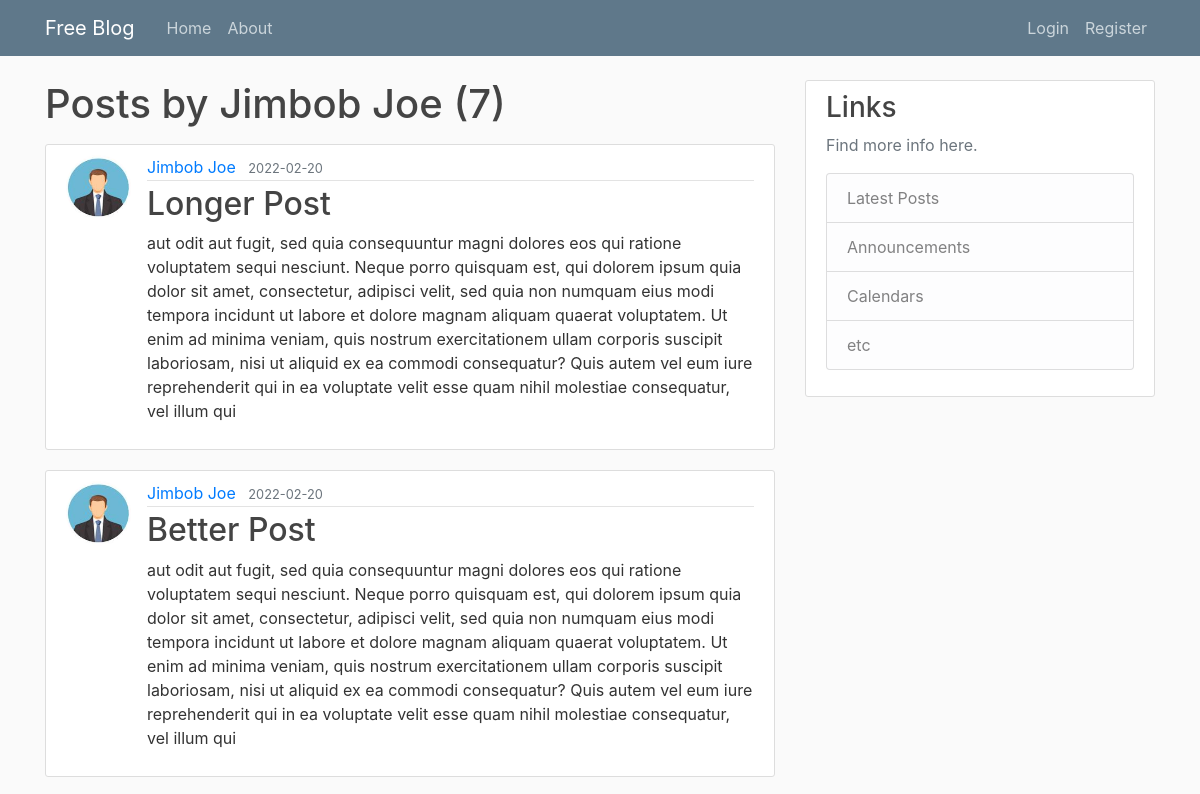
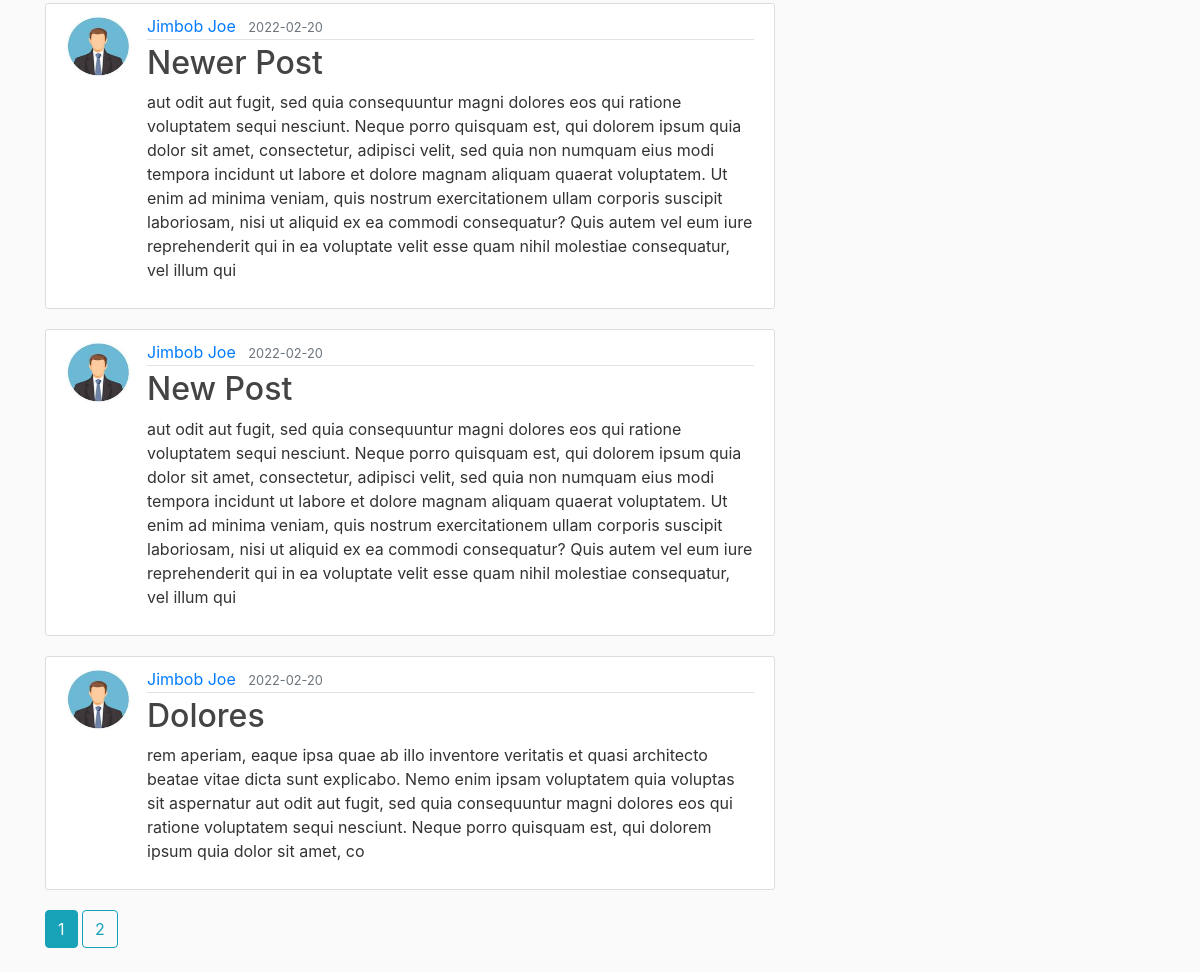
Page /user/Jimbob Joe on the committed database (2 pictures, top to bottom).
### blog/models.py (models this page shows, shortened)
class User(db.Model, UserMixin):
    id = db.Column(db.Integer, primary_key=True)
    username = db.Column(db.String(20), unique=True, nullable=False)
    email = db.Column(db.String(120), unique=True, nullable=False)
    image_file = db.Column(db.String(20), nullable=False, default='default.jpg')
    password = db.Column(db.String(60), nullable=False)
    posts = db.relationship('Post', backref='author', lazy=True)

class Post(db.Model):
    id = db.Column(db.Integer, primary_key=True)
    title = db.Column(db.String(100), nullable=False)
    date_posted = db.Column(db.DateTime, nullable=False, default=datetime.utcnow)
    content = db.Column(db.Text, nullable=False)
    user_id = db.Column(db.Integer, db.ForeignKey('user.id'), nullable=False)

### blog/users/routes.py (the view)
@users.route("/user/<string:username>")
def user_posts(username):
    page = request.args.get('page', 1, type=int)
    user = User.query.filter_by(username=username).first_or_404()
    posts = Post.query.filter_by(author=user)\
        .order_by(Post.date_posted.desc())\
        .paginate(page=page, per_page=5)
    return render_template('user_posts.html', posts=posts, user=user)

### blog/templates/user_posts.html
{% extends "layout.html" %}
{% block content %}
    <h1 class="mb-3">Posts by {{ user.username }} ({{ posts.total }})</h1>
    {% for post in posts.items %}
        <article class="media content-section">
          <img class="rounded-circle article-img" src="{{ url_for('static', filename='profile_pics/' + post.author.image_file) }}">
          <div class="media-body">
            <div class="article-metadata">
              <a class="mr-2" href="{{ url_for('users.user_posts', username=post.author.username) }}">{{ post.author.username }}</a>
              <small class="text-muted">{{ post.date_posted.strftime('%Y-%m-%d') }}</small>
            </div>
            <h2><a class="article-title" href="{{ url_for('posts.post', post_id=post.id) }}">{{ post.title }}</a></h2>
            <p class="article-content">{{ post.content }}</p>
          </div>
        </article>
    {% endfor %}
    {% for page_num in posts.iter_pages(left_edge=1, right_edge=1, left_current=1, right_current=2) %}
      {% if page_num %}
        {% if posts.page == page_num %}
          <a class="btn btn-info mb-4" href="{{ url_for('users.user_posts', username=user.username, page=page_num) }}">{{ page_num }}</a>
        {% else %}
          <a class="btn btn-outline-info mb-4" href="{{ url_for('users.user_posts', username=user.username, page=page_num) }}">{{ page_num }}</a>
        {% endif %}
      {% else %}
        ...
      {% endif %}
    {% endfor %}
{% endblock content %}

### blog/static/main.css (style rules this page uses)
body { background: #fafafa; color: #333333; margin-top: 5rem; }
h1, h2, h3, h4, h5, h6 { color: #444444; }
.content-section { background: #ffffff; padding: 10px 20px; border: 1px solid #dddddd; border-radius: 3px; margin-bottom: 20px; }
.article-title { color: #444444; }
.article-content { white-space: pre-line; }
.article-img { height: 65px; width: 65px; margin-right: 16px; }
.article-metadata { padding-bottom: 1px; margin-bottom: 4px; border-bottom: 1px solid #e3e3e3 }

### rows in the picture
User: username "Jimbob Joe"
Post: image_file (picture), author.username "Jimbob Joe", date_posted "2022-02-20", title "Longer Post", content "aut odit aut fugit, sed quia consequuntur magni dolores eos qui ratione voluptatem sequi nesciunt. Neque porro quisquam est, qui dolorem ipsum quia dolor sit amet, consectetur, adipisci velit, sed quia non numquam eius modi tempora incidunt ut labore et dolore magnam aliquam quaerat voluptatem. Ut enim ad minima veniam, quis nostrum exercitationem ullam corporis suscipit laboriosam, nisi ut aliquid ex ea commodi consequatur? Quis autem vel eum iure reprehenderit qui in ea voluptate velit esse quam nihil molestiae consequatur, vel illum qui"
Post: image_file (picture), author.username "Jimbob Joe", date_posted "2022-02-20", title "Better Post", content "aut odit aut fugit, sed quia consequuntur magni dolores eos qui ratione voluptatem sequi nesciunt. Neque porro quisquam est, qui dolorem ipsum quia dolor sit amet, consectetur, adipisci velit, sed quia non numquam eius modi tempora incidunt ut labore et dolore magnam aliquam quaerat voluptatem. Ut enim ad minima veniam, quis nostrum exercitationem ullam corporis suscipit laboriosam, nisi ut aliquid ex ea commodi consequatur? Quis autem vel eum iure reprehenderit qui in ea voluptate velit esse quam nihil molestiae consequatur, vel illum qui"
Post: image_file (picture), author.username "Jimbob Joe", date_posted "2022-02-20", title "Newer Post", content "aut odit aut fugit, sed quia consequuntur magni dolores eos qui ratione voluptatem sequi nesciunt. Neque porro quisquam est, qui dolorem ipsum quia dolor sit amet, consectetur, adipisci velit, sed quia non numquam eius modi tempora incidunt ut labore et dolore magnam aliquam quaerat voluptatem. Ut enim ad minima veniam, quis nostrum exercitationem ullam corporis suscipit laboriosam, nisi ut aliquid ex ea commodi consequatur? Quis autem vel eum iure reprehenderit qui in ea voluptate velit esse quam nihil molestiae consequatur, vel illum qui"
Post: image_file (picture), author.username "Jimbob Joe", date_posted "2022-02-20", title "New Post", content "aut odit aut fugit, sed quia consequuntur magni dolores eos qui ratione voluptatem sequi nesciunt. Neque porro quisquam est, qui dolorem ipsum quia dolor sit amet, consectetur, adipisci velit, sed quia non numquam eius modi tempora incidunt ut labore et dolore magnam aliquam quaerat voluptatem. Ut enim ad minima veniam, quis nostrum exercitationem ullam corporis suscipit laboriosam, nisi ut aliquid ex ea commodi consequatur? Quis autem vel eum iure reprehenderit qui in ea voluptate velit esse quam nihil molestiae consequatur, vel illum qui"
Post: image_file (picture), author.username "Jimbob Joe", date_posted "2022-02-20", title "Dolores", content "rem aperiam, eaque ipsa quae ab illo inventore veritatis et quasi architecto beatae vitae dicta sunt explicabo. Nemo enim ipsam voluptatem quia voluptas sit aspernatur aut odit aut fugit, sed quia consequuntur magni dolores eos qui ratione voluptatem sequi nesciunt. Neque porro quisquam est, qui dolorem ipsum quia dolor sit amet, co"

### other values in the picture
{{ posts.total }} "7"
{{ page_num }} "1"
{{ page_num }} "2"
